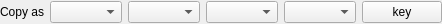
<?xml version="1.0" encoding="UTF-8"?>
<ui version="4.0">
 <class>CopyFormatWidget</class>
 <widget class="QWidget" name="CopyFormatWidget">
  <property name="geometry">
   <rect>
    <x>0</x>
    <y>0</y>
    <width>423</width>
    <height>24</height>
   </rect>
  </property>
  <property name="windowTitle">
   <string>Form</string>
  </property>
  <layout class="QHBoxLayout" name="horizontalLayout">
   <property name="leftMargin">
    <number>0</number>
   </property>
   <property name="topMargin">
    <number>0</number>
   </property>
   <property name="rightMargin">
    <number>0</number>
   </property>
   <property name="bottomMargin">
    <number>0</number>
   </property>
   <item>
    <widget class="QLabel" name="label_3">
     <property name="text">
      <string>Copy as</string>
     </property>
    </widget>
   </item>
   <item>
    <widget class="QComboBox" name="format"/>
   </item>
   <item>
    <widget class="QComboBox" name="sep"/>
   </item>
   <item>
    <widget class="QComboBox" name="lang"/>
   </item>
   <item>
    <widget class="QComboBox" name="axis"/>
   </item>
   <item>
    <widget class="QPushButton" name="key">
     <property name="text">
      <string>key</string>
     </property>
    </widget>
   </item>
  </layout>
 </widget>
 <resources/>
 <connections/>
</ui>
